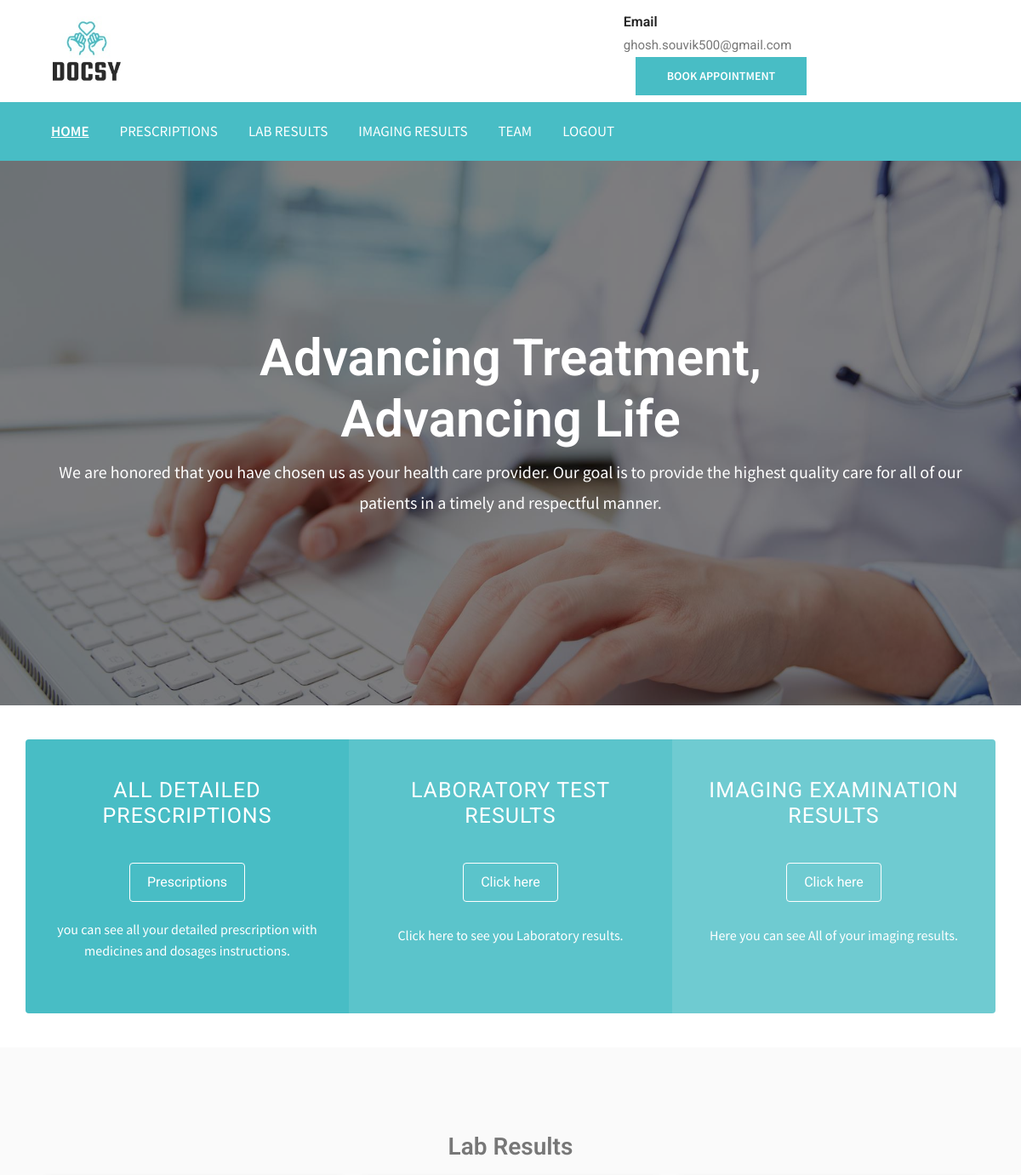
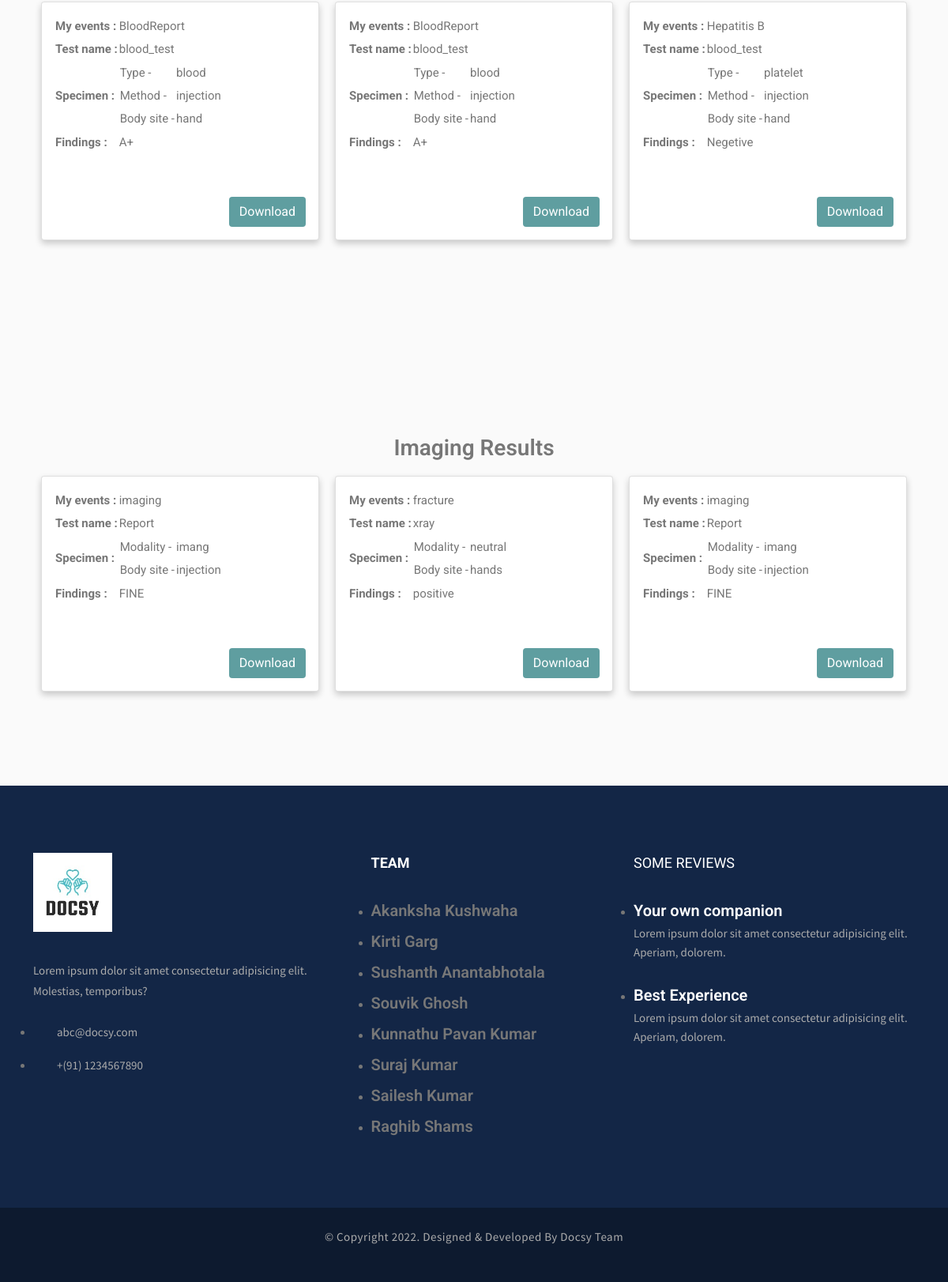
The page /patient/ (signed in) on the database its author committed (2 pictures, top to bottom).
### patient/models.py (models this page shows)
class patient(models.Model):
    name = models.TextField(max_length=50)
    dob = models.DateField(default=date.today)
    gender = models.TextField(max_length=20)
    phoneno = models.TextField(unique=True, max_length=10)
    email=models.EmailField(unique=True,max_length=50)
    password = models.TextField(max_length=25)
    address = models.TextField(max_length=150)
    registration_time = models.DateField(default=date.today)

### receptionist/models.py (models this page shows)
class labreport(models.Model):
    diagnosticId = models.ForeignKey(diagnostic,on_delete=models.CASCADE)
    lab_event = models.TextField()
    lab_test_name = models.TextField()
    lab_specimen_type = models.TextField()
    lab_specimen_method = models.TextField()
    lab_specimen_body_site = models.TextField()
    lab_findings = models.TextField()
    lab_document = models.FileField(upload_to='dianosis_image/', null=True, verbose_name="")

class imagingexam(models.Model):
    diagnosticId = models.ForeignKey(diagnostic,on_delete=models.CASCADE)
    imaging_event = models.TextField()
    imaging_test_name = models.TextField()
    imaging_modality = models.TextField()
    imaging_body_site = models.TextField()
    imaging_findings = models.TextField()
    imaging_document = models.FileField(upload_to='dianosis_image/', null=True, verbose_name="")

### patient/views.py (the view)
# urls.py: path('',views.patientHomePage,name="patientHomePage"),
def patientHomePage(request):
    if 'patient_id' in request.session:
        patient_id=request.session['patient_id']
        patient_data=patient.objects.get(id=patient_id)
        prescription_data = prescription.objects.all().filter(patientId=patient_id).order_by('id')
        if prescription_data:
            prescription_id=prescription_data[0].id
        else:
            prescription_id=""
        diagnostic_data = diagnostic.objects.all().filter(patientId=patient_id)
        lab_reports = []
        image_reports=[]
        for data in range(0, len(diagnostic_data)):
            lab_reports.append(labreport.objects.filter(diagnosticId=diagnostic_data[data].id))
            image_reports.append(imagingexam.objects.filter(diagnosticId=diagnostic_data[data].id))
        return render(request,'patientHomePage.html',{"patient_data":patient_data,"diagnostic_data":diagnostic_data,"lab_reports":lab_reports,"image_reports":image_reports,"prescription_id":prescription_id})
    else:
        return redirect(patientLogin)

### patient/templates/patientHomePage.html (shortened to what this page needs)
<!doctype html>
<html lang="en">
  <head>
    {% load static %}
    <link href="https://cdn.jsdelivr.net/npm/bootstrap@5.0.2/dist/css/bootstrap.min.css" rel="stylesheet">
    <link rel="stylesheet" href="https://cdnjs.cloudflare.com/ajax/libs/OwlCarousel2/2.3.4/assets/owl.carousel.min.css">
    <link rel="stylesheet" href="{% static 'css/patienthomestyles.css' %}">
  </head>
  <body>
    <div class="page-wrapper">
      <section class="header-uper">
        <div class="container">
          <div class="row align-items-center">
            <div class="col-xl-5 col-lg-3">
              <div class="logo">
                <a href="index.html">
                  <img loading="lazy"  src="{% static 'HomePageImages/logo.jpeg' %}"  alt="logo" style="height: 120px;">
                </a>
              </div>
            </div>
            <div class="col-xl-7 col-lg-9">
              <div class="right-side">
                <ul class="contact-info pl-0 mb-4 mb-md-0">
                  <li class="item text-left">
                    <strong>Email</strong>
                    <br>
                    <a href="mailto:info@medic.com">
                      <span>{{patient_data.email}}</span>
                    </a>
                  </li>
                </ul>
                <div class="link-btn text-center text-lg-right">
                   <a href="{% url 'patientAppointment'   %}"  class="btn-style-one"> Book Appointment</a></br>
                </div>
              </div>
            </div>
          </div>
        </div>
      </section>
      <nav class="navbar navbar-expand-lg navbar-dark">
        <div class="container">
          <div class="collapse navbar-collapse" id="navbarLinks">
            <ul class="navbar-nav">
              <li class="nav-item active">
                <a class="nav-link" href="{% url 'patientHomePage' %}">Home</a>
              </li>
              <li class="nav-item @@about">
                {% if prescription_id %}
                <a class="nav-link" href="patientPrescription/">Prescriptions</a>
                {% else %}
                <a class="nav-link" onclick="prescriptionErrorMessage()">Prescriptions</a>
                {% endif %}
              </li>
              <li class="nav-item @@service">
                <a class="nav-link" href="#lab-result">Lab results</a>
              </li>
              <li class="nav-item @@gallery">
                <a class="nav-link" href="#imaging-result">Imaging Results</a>
              </li>
              <li class="nav-item @@team">
                <a class="nav-link" href="#footer">Team</a>
              </li>
              <li class="nav-item  @@contact">
                <a class="nav-link" href="{% url 'patientlogout'   %}" >Logout</a>
              </li>
            </ul>
          </div>
        </div>
      </nav>
      {% load static %}
      <div class="hero-slider">
        <div class="slider-item slide1" style="background-image: url('{% static "HomePageImages/slider-bg-3.jpg" %}')";>
          <div class="container">
            <div class="row">
              <div class="col-12">
                <div class="content style text-center">
                  <h2 class="text-white text-bold mb-2" data-animation-in="slideInLeft">Advancing Treatment, <br> Advancing Life</h2>
                  <p class="tag-text mb-4" data-animation-in="slideInRight">We are honored that you have chosen us as your health care provider. Our goal is to provide the highest quality care for all of our patients in a timely and respectful manner.</p>
                </div>
              </div>
            </div>
          </div>
        </div>
      </div>
      <section class="cta">
        <div class="container">
          <div class="cta-block row no-gutters" >
            <div class="col-lg-4 col-md-6 emmergency item text-center"   >
              <h2>All Detailed Prescriptions</h2>
              {% if prescription_id %}
              <a class="btn btn-main"href="patientPrescription/">Prescriptions</a>
              {% else %}
              <a class="btn btn-main" onclick="prescriptionErrorMessage()">Prescriptions</a>
              {% endif %}
              <p>you can see all your detailed prescription with medicines and dosages instructions.</p>
            </div>
            <div class="col-lg-4  col-md-6 top-doctor item text-center"  >
              <h2>Laboratory Test Results</h2>
              <a href="#lab-result" class="btn btn-main">Click here</a><br><br>
              <p>Click here to see you Laboratory results.</p>
            </div>
            <div class="col-lg-4 col-md-12 working-time item text-center"  >
              <h2>Imaging Examination Results</h2>
              <a href="#imaging-result" class="btn btn-main">Click here</a><br><br>
              <p>Here you can see All of your imaging results.</p>
            </div>
          </div>
        </div>
      </section>
      {% if lab_reports %}
      <section class="feature-section section bg-gray" id="lab-result">
        <div class="container">
          <div class="section-title text-center">
            <h3>Lab Results </h3>
          </div>
          <div class="row">
        <div class="slider owl-carousel">
          {% for j in lab_reports %}
              {% for i in j %}
              <div class="item "  style="margin-top: 5%;margin-bottom: 5%;margin-right:20px;" >
                <div class="card" style="width: 100%; height:100%;" >
                  <div class="card-body" style="align-items: center;">
                    <table >
                        <tr>
                          <th>My events :</th>
                          <td> {{i.lab_event}}</td>
                        </tr>
                        <tr>
                          <th>Test name : </th>
                          <td> {{i.lab_test_name}}</td>
                        </tr>
                        <tr>
                          <th>Specimen : </th>
                          <td >
                            <table>
                              <tr>
                                <td>Type - </td>
                                <td>{{i.lab_specimen_type}}</td>
                              </tr>
                              <tr>
                                <td>Method - </td>
                                <td>{{i.lab_specimen_method}}</td>
                              </tr>
                              <tr>
                                <td>Body site - </td>
                                <td>{{i.lab_specimen_body_site}}</td>
                              </tr>
                            </table>
                          </td>
                        </tr>
                        <tr>
                          <th>Findings : </th>
                          <td> {{i.lab_findings}}</td>
                        </tr>
                      </table>
                      <br><br>
                    <a href="downloadLabReports/lab/{{i.id}}" class="btn" style="float:right; background-color:cadetblue; color: white;">Download</a>
                  </div>
                </div>
              </div>
          {% endfor %}
        {% endfor %}
        </div>
      </div>
    </div>
      </section>
    {% endif %}
      {% if image_reports|length > 0 %}
      <section class="feature-section section bg-gray" id="imaging-result" >
        <div class="container">
          <div class="section-title text-center">
            <h3>Imaging Results </h3>
          </div>
          <div class="row">
        <div class="slider owl-carousel">
          {% for j in image_reports %}
              {% for i in j %}
              <div class="item"  style="margin-top: 5%;margin-bottom: 5%;margin-right:20px;" >
                <div class="card" style="width: 100%; height:100%;" >
                  <div class="card-body" style="align-items: center;">
                    <table >
                        <tr>
                          <th>My events :</th>
                          <td> {{i.imaging_event}}</td>
                        </tr>
                        <tr>
                          <th>Test name : </th>
                          <td> {{i.imaging_test_name}}</td>
                        </tr>
                        <tr>
                          <th>Specimen : </th>
                          <td >
                            <table>
                              <tr>
                                <td>Modality - </td>
                                <td>{{i.imaging_modality}}</td>
                              </tr>
                              <tr>
                                <td>Body site - </td>
                                <td>{{i.imaging_body_site}}</td>
                              </tr>
                            </table>
                          </td>
                        </tr>
                        <tr>
                          <th>Findings : </th>
                          <td> {{i.imaging_findings}}</td>
                        </tr>
                      </table>
                      <br><br>
                    <a href="downloadLabReports/examine/{{i.id}}"class="btn" style="float:right; background-color:cadetblue; color: white;">Download</a>
                  </div>
                </div>
              </div>
              {% endfor %}
          {% endfor %}
        </div>
      </div>
    </div>
      </section>
{% endif %}
      <footer class="footer-main" id="footer">
        <div class="footer-top">
          <div class="container">
            <div class="row justify-content-between">
              <div class="col-lg-4 mb-5 mb-lg-0">
                <div class="about-widget">
                  <div class="footer-logo">
                    <figure>
                      <a href="">
                        <img loading="lazy" class="img-fluid" src="{% static 'HomePageImages/logo.jpeg' %}" alt="medic" style="width: 100px;">
                      </a>
                    </figure>
                  </div>
                  <p>Lorem ipsum dolor sit amet consectetur adipisicing elit. Molestias, temporibus?</p>
                  <ul class="location-link">
                    <li class="item">
                      <a>
                        <p>abc@docsy.com</p>
                      </a>
                    </li>
                    <li class="item">
                      <p>+(91) 1234567890</p>
                    </li>
                  </ul>
                </div>
              </div>
              <div class="col-lg-3 col-md-5 mb-3 mb-md-0">
                <h2 style="font-weight: bold;">Team</h2>
                <ul class="menu-link">
                  <li>
                    <h5>Akanksha Kushwaha</h5>
                  </li>
                  <li>
                    <h5>Kirti Garg</h5>
                  </li>
                  <li>
                    <h5>Sushanth Anantabhotala</h5>
                  </li>
                  <li>
                    <h5>Souvik Ghosh</h5>
                  </li>
                  <li>
                    <h5>Kunnathu Pavan Kumar</h5>
                  </li>
                  <li>
                    <h5>Suraj Kumar</h5>
                  </li>
                  <li>
                    <h5>Sailesh Kumar</h5>
                  </li>
                  <li>
                    <h5>Raghib Shams</h5>
                  </li>
                </ul>
              </div>
              <div class="col-lg-4 col-md-7">
                <div class="social-links">
                  <h2>Some Reviews</h2>
                  <ul>
                    <li class="item">
                      <div class="media">
                        <div class="media-body">
                          <h5><a href="">Your own companion</a></h5>
                          <p>Lorem ipsum dolor sit amet consectetur adipisicing elit. Aperiam, dolorem.</p>
                        </div>
                      </div>
                    </li>
                    <li class="item">
                      <div class="media">
                        <div class="media-body">
                          <h5><a href="">Best Experience</a></h5>
                          <p>Lorem ipsum dolor sit amet consectetur adipisicing elit. Aperiam, dolorem.</p>
                        </div>
                      </div>
                    </li>
                  </ul>
                </div>
              </div>
            </div>
          </div>
        </div>
        <div class="footer-bottom">
          <div class="container clearfix">
            <div class="copyright-text">
              <p>&copy; Copyright 2022. Designed &amp; Developed by <a href="">Docsy Team</a></p>
            </div>
          </div>
        </div>
      </footer>
    </div>
</body>
</body>
</html>

### patient/templates/patientHomePage.html (style rules this page uses)
.card { box-shadow: 0 4px 8px 0 rgba(0,0,0,0.2); transition:transform 0.11s; width: 40%; }

### rows shown on the page
patient: email "ghosh.souvik500@gmail.com"
labreport: lab_event "BloodReport", lab_test_name "blood_test", lab_specimen_type "blood", lab_specimen_method "injection", lab_specimen_body_site "hand", lab_findings "A+"
labreport: lab_event "BloodReport", lab_test_name "blood_test", lab_specimen_type "blood", lab_specimen_method "injection", lab_specimen_body_site "hand", lab_findings "A+"
labreport: lab_event "Hepatitis B", lab_test_name "blood_test", lab_specimen_type "platelet", lab_specimen_method "injection", lab_specimen_body_site "hand", lab_findings "Negetive"
imagingexam: imaging_event "fracture", imaging_test_name "xray", imaging_modality "neutral", imaging_body_site "hands", imaging_findings "positive"
imagingexam: imaging_event "imaging", imaging_test_name "Report", imaging_modality "imang", imaging_body_site "injection", imaging_findings "FINE"
